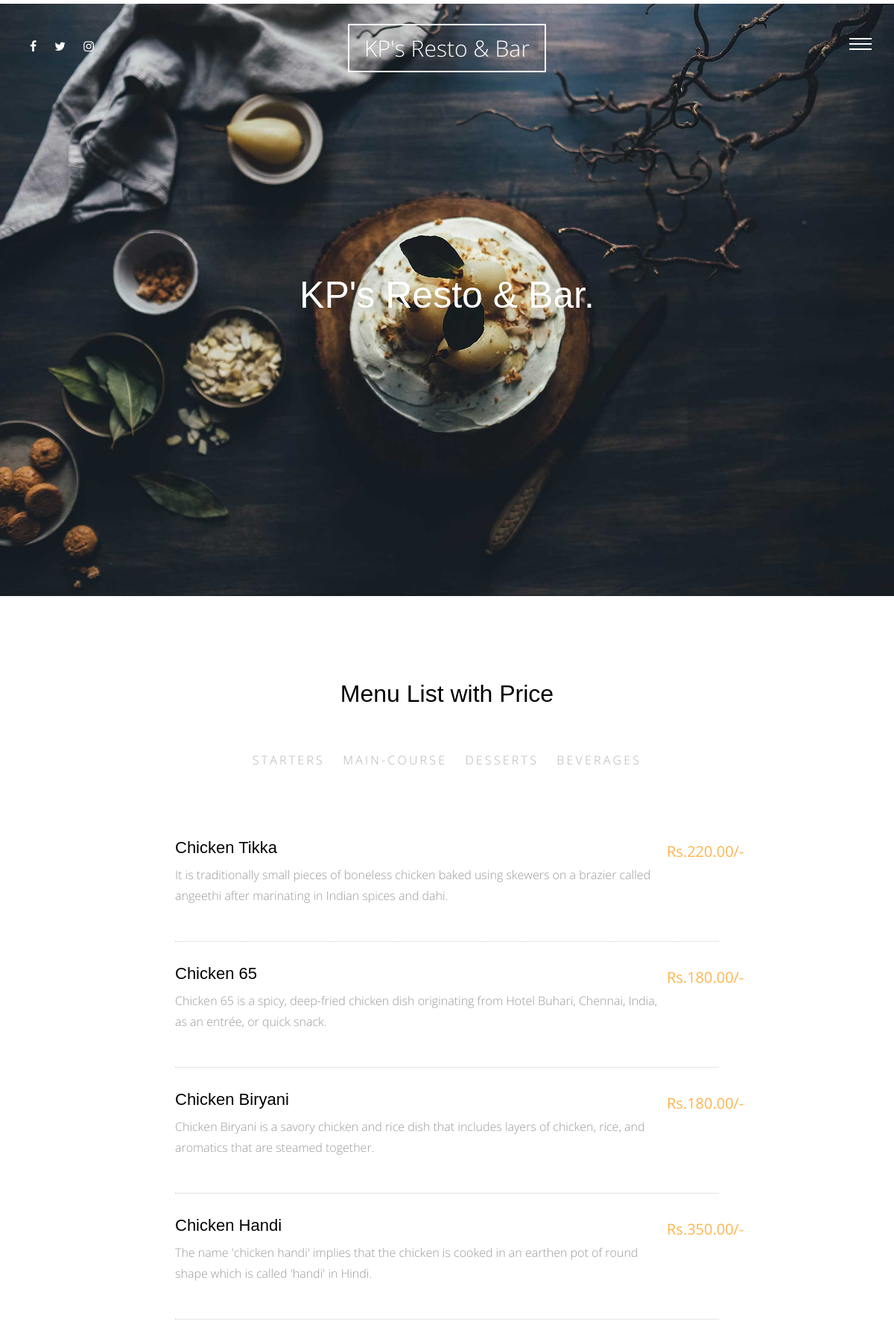
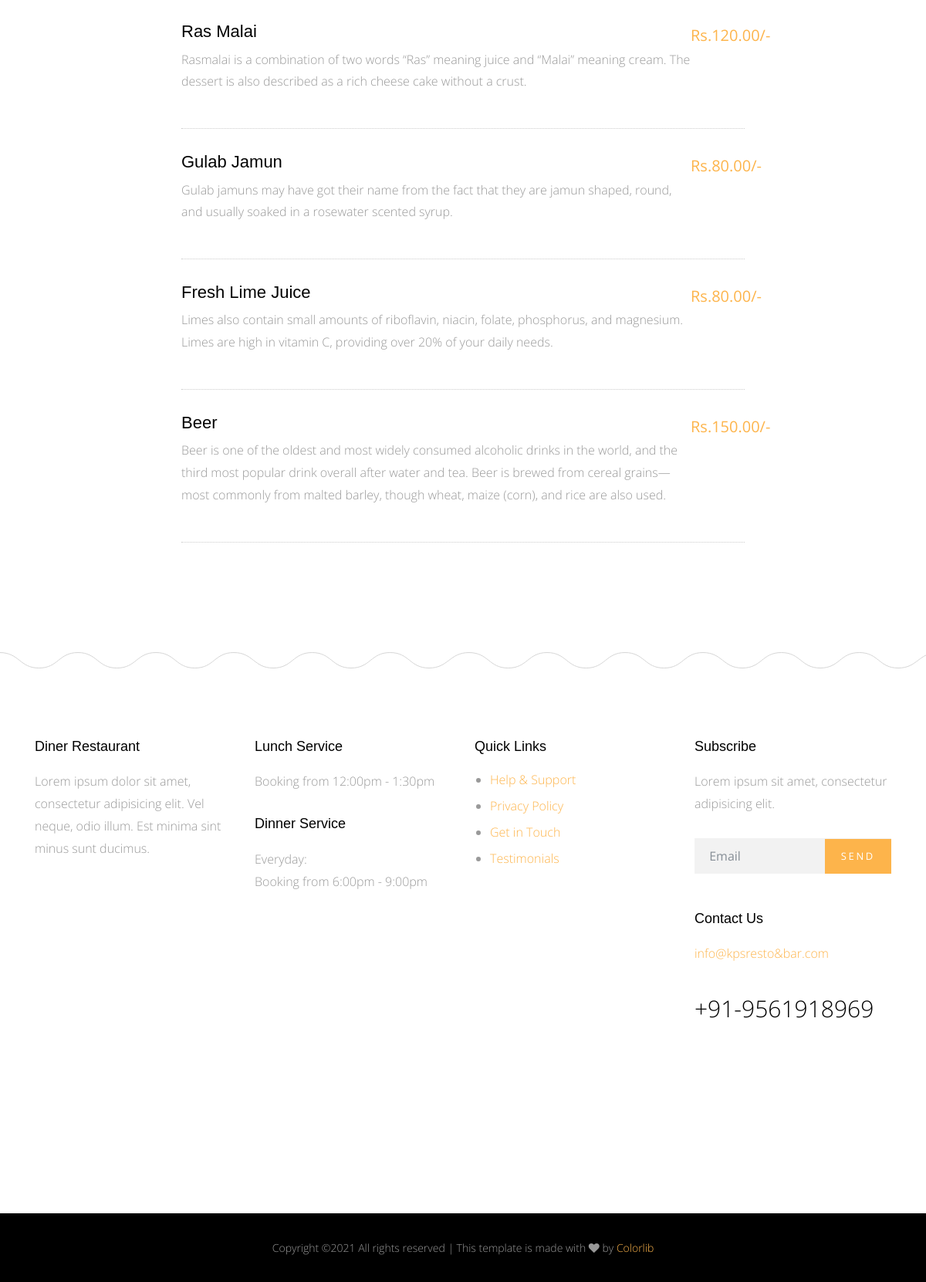
Screenshot of /meals/ with the database file from the repository (2 pictures, top to bottom).
### meals/models.py (models this page shows, shortened)
class Category(models.Model):
    name=models.CharField(max_length=30)
    class Meta:
        verbose_name='Category'
        verbose_name_plural='Categories'
    def __str__(self):
        return self.name

class Meals(models.Model):
    name=models.CharField(max_length=50)
    description=models.TextField(max_length=500)
    category=models.ForeignKey('category',on_delete=models.SET_NULL,null=True)
    people=models.IntegerField()
    price=models.DecimalField(max_digits=5,decimal_places=2)
    preparation_time=models.IntegerField()
    image=models.ImageField(upload_to='meals/')
    slug=models.SlugField(blank=True,null=True)
    class Meta:
        verbose_name='meal'
        verbose_name_plural='meals'

### meals/views.py (the view)
# urls.py: path('',views.meal_list,name='meal_list'),
def meal_list(request):
    meal_list = Meals.objects.all()
    categories=Category.objects.all()
    context = {
        'meal_list':meal_list,
        'categories':categories,
    }
    return render(request,'meals/list.html',context)

### meals/templates/meals/list.html (shortened to what this page needs)
{% extends 'base.html' %}
{% load static %}
{% block body %}
<div class="main-wrap">
    <div class="cover_1">
        <div class="img_bg" style="background-image: url({% static 'site_static/img/slider-1.jpg' %})" data-stellar-background-ratio="0.5">
            <div class="container">
                <div class="row align-items-center">
                    <div class="col-md-12" data-aos="fade-up">
                        <h2 class="heading" style="text-align:center">KP's Resto & Bar.</h2>
                    </div>
                </div>
            </div>
        </div>
    </div>
    <div class="section">
        <div class="container">
            <div class="row justify-content-center">
                <div class="col-md-8" data-aos="fade-up">
                    <h2 class="mb-5 text-center">Menu List with Price</h2>
                    <ul class="nav site-tab-nav" id="pills-tab" role="tablist">
                    {% for category in categories %}
                    <li class="nav-item">
                      <a class="nav-link " id="{{category}}-tab" data-toggle="pill" href="#{{category}}" role="tab" aria-controls="{{category}}" aria-selected="true">{{category}}</a>
                    </li>
                    {% endfor %}
                    </ul>
                    <div class="tab-content" id="pills-tabContent">
                    {% for category in categories %}
                        <div class="tab-pane fade show active" id="{{category}}" role="tabpanel" aria-labelledby="{{category}}-tab">
                            {% for meal in meal_list %}
                            {% if meal.category == category %}
                            <div class="d-block d-md-flex menu-food-item">
                                <div class="text order-1 mb-3">
                                    <h3><a href="{% url 'meals:meal_detail' meal.slug%}">{{meal.name}}</a></h3>
                                    <p>{{meal.description|safe}}</p>
                                </div>
                                <div class="price order-2">
                                    <strong>Rs.{{meal.price}}/-</strong>
                                </div>
                            </div>
                            {% endif %}
                            {% endfor %}
                        </div>
                    {% endfor %}
                    </div>
                </div>
            </div>
        </div>
    </div>
</div>
{% endblock body %}

### static/site_static/css/style.css (style rules this page uses)
html { overflow-x: hidden; }
body { background: #fff; font-family: "Open Sans", cursive; font-size: 16px; line-height: 1.8; font-weight: 300; color: #999999; }
a { -webkit-transition: .3s all ease; -o-transition: .3s all ease; transition: .3s all ease; text-decoration: none; }
h1, h2, h3, h4, h5 { color: #000; font-family: "Playfair Display", Arial, sans-serif; }
h1 a, h2 a, h3 a, h4 a, h5 a { color: #000; }
.site-tab-nav { display: block; text-align: center; margin-bottom: 80px !important; }
.site-tab-nav li { float: none; display: inline-block; *display: inline; zoom: 1; }
.site-tab-nav li a { background: none; color: #b3b3b3; font-size: 16px; text-transform: uppercase; letter-spacing: .2em; border-bottom: 2px solid transparent; padding-left: 0; padding-right: 0; margin: 0 10px; }
.site-tab-nav, .nav-pills { text-align: center; }
.menu-food-item { border-bottom: 1px dotted #ccc; float: left; width: 100%; padding-bottom: 30px; margin-bottom: 30px; }
.menu-food-item .text { width: calc(100%); }
@media (min-width: 768px) { .menu-food-item .text { width: calc(100% - 70px); } }
.menu-food-item .price { text-align: left; width: 100%; }
@media (min-width: 768px) { .menu-food-item .price { width: 70px; text-align: right; } }
.menu-food-item .price strong { color: #fdb44b; font-size: 20px; }
.menu-food-item h3 { font-size: 22px; }
.menu-food-item h3 a { color: #000; -webkit-transition: .3s all ease; -o-transition: .3s all ease; transition: .3s all ease; }
.menu-food-item p:last-child { margin-bottom: 0; }
.section { padding: 7em 0; }
.cover_1 { position: relative; }
.cover_1 .img_bg { background-repeat: no-repeat; background-size: cover !important; background-position: center center; }
.cover_1 .img_bg, .cover_1 .img_bg > .container > .row { min-height: 700px; height: 100vh; }
.cover_1 .heading { color: white; font-weight: 300; font-size: 30px; line-height: 1.5; }
@media (min-width: 768px) { .cover_1 .heading { font-size: 50px; line-height: 1.5; } }

### rows the page displays
Category: name "STARTERS"
Category: name "MAIN-COURSE"
Category: name "DESSERTS"
Category: name "BEVERAGES"
Meals: name "Chicken Tikka", description "It is traditionally small pieces of boneless chicken baked using skewers on a brazier called angeethi after marinating in Indian spices and dahi.", price "220.00"
Meals: name "Chicken 65", description "Chicken 65 is a spicy, deep-fried chicken dish originating from Hotel Buhari, Chennai, India, as an entrée, or quick snack.", price "180.00"
Meals: name "Chicken Biryani", description "Chicken Biryani is a savory chicken and rice dish that includes layers of chicken, rice, and aromatics that are steamed together.", price "180.00"
Meals: name "Chicken Handi", description "The name 'chicken handi' implies that the chicken is cooked in an earthen pot of round shape which is called 'handi' in Hindi.", price "350.00"
Meals: name "Ras Malai", description "Rasmalai is a combination of two words “Ras” meaning juice and “Malai” meaning cream. The dessert is also described as a rich cheese cake without a crust.", price "120.00"
Meals: name "Gulab Jamun", description "Gulab jamuns may have got their name from the fact that they are jamun shaped, round, and usually soaked in a rosewater scented syrup.", price "80.00"
Meals: name "Fresh Lime Juice", description "Limes also contain small amounts of riboflavin, niacin, folate, phosphorus, and magnesium. Limes are high in vitamin C, providing over 20% of your daily needs.", price "80.00"
Meals: name "Beer", description "Beer is one of the oldest and most widely consumed alcoholic drinks in the world, and the third most popular drink overall after water and tea. Beer is brewed from cereal grains—most commonly from malted barley, though wheat, maize (corn), and rice are also used.", price "150.00"
